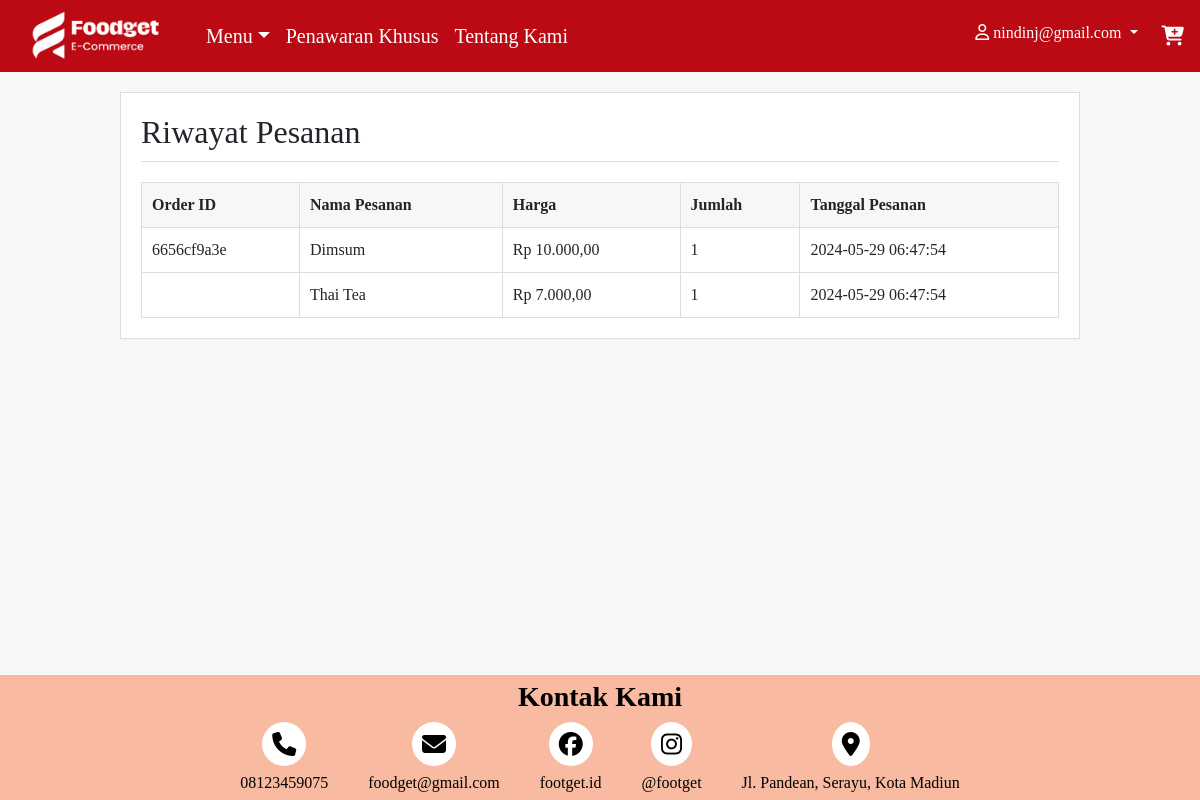
Page /riwayatPesanan.php (signed in) on the committed database.
### tables this page shows
CREATE TABLE `orders` (
  `id` int(11) NOT NULL,
  `user_id` int(11) DEFAULT NULL,
  `order_id` varchar(10) NOT NULL,
  `item_name` varchar(100) DEFAULT NULL,
  `item_price` decimal(10,2) DEFAULT NULL,
  `quantity` int(11) DEFAULT NULL,
  `order_date` timestamp NOT NULL DEFAULT current_timestamp()
);

### src/riwayatPesanan.php (the view, shortened to what this page needs)
<?php
include 'koneksiDB.php';
$user_id = $_SESSION['user_id'];
$sql = "SELECT order_id, item_name, item_price, quantity, order_date
        FROM orders
        WHERE user_id = '$user_id'
        ORDER BY order_id DESC, order_date DESC";
$result = $conn->query($sql);
function formatRupiah($number){
    return 'Rp ' . number_format($number, 2, ',', '.');
}
?>
<!DOCTYPE html>
<html lang="en">
<head>
    <link rel="stylesheet" href="../vendor/twbs/bootstrap/dist/css/bootstrap.min.css">
    <?php include '../assets-templates/header.php'; ?>
</head>
<body>
    <div class="container order-history">
        <h2>Riwayat Pesanan</h2>
        <table>
            <thead>
                <tr>
                    <th>Order ID</th>
                    <th>Nama Pesanan</th>
                    <th>Harga</th>
                    <th>Jumlah</th>
                    <th>Tanggal Pesanan</th>
                </tr>
            </thead>
            <tbody>
                <?php if ($result->num_rows > 0): ?>
                    <?php
                    $current_order_id = null;
                    while ($row = $result->fetch_assoc()):
                        if ($row['order_id'] !== $current_order_id):
                            $current_order_id = $row['order_id'];
                    ?>
                        <tr>
                            <td><?= $row['order_id']; ?></td>
                            <td><?= $row['item_name']; ?></td>
                            <td><?= formatRupiah($row['item_price']); ?></td>
                            <td><?= $row['quantity']; ?></td>
                            <td><?= $row['order_date']; ?></td>
                        </tr>
                    <?php else: ?>
                        <tr>
                            <td></td>
                            <td><?= $row['item_name']; ?></td>
                            <td><?= formatRupiah($row['item_price']); ?></td>
                            <td><?= $row['quantity']; ?></td>
                            <td><?= $row['order_date']; ?></td>
                        </tr>
                    <?php endif; ?>
                    <?php endwhile; ?>
                <?php else: ?>
                    <tr>
                        <td colspan="5">Tidak ada pesanan.</td>
                    </tr>
                <?php endif; ?>
            </tbody>
        </table>
    </div>
    <?php include '../assets-templates/footer.php'; ?>
</body>
</html>

### assets-templates/header.php (shortened to what this page needs)
<!DOCTYPE html>
<html lang="en">
<head>
  <link
    rel="stylesheet"
    href="../vendor/twbs/bootstrap/dist/css/bootstrap.min.css"
  />
</head>
<body>
  <nav class="navbar navbar-expand navbar-dark custom-bg">
    <a class="navbar-brand px-3" href="../src/index.php">
      <img src="../assets-templates/img/logo.png" alt="Logo" class="logo">
    </a>
    <div class="navbar-nav w-100">
      <ul class="navbar-nav mr-auto">
        <li class="nav-item">
          <div class="btn-group">
            <button type="button" class="nav-link btn dropdown-toggle dropdown-toggle-split font" data-bs-toggle="dropdown" aria-expanded="false">
              Menu
            </button>
          </div>
        </li>
        <li class="nav-item">
          <a class="nav-link font" href="../src/promo.php">Penawaran Khusus</a>
        </li>
        <li class="nav-item nav-font">
          <a class="nav-link font" href="../src/TentangKami.php">Tentang Kami</a>
        </li>
      </ul>
      <ul class="navbar-nav ms-auto">
        <?php if (isset($_SESSION['loggedin']) && $_SESSION['loggedin'] === true): ?>
          <li class="nav-item dropdown custom-dropdown">
            <a class="nav-link dropdown-toggle font cutom-font" href="#" id="navbarDropdown" role="button" data-bs-toggle="dropdown" aria-expanded="false">
              <i class="fa-regular fa-user"></i> <?= htmlspecialchars($_SESSION['email']) ?>
            </a>
          </li>
        <?php endif; ?>
        <li class="nav-item nav-font">
          <a class="nav-link font px-3" href="keranjang.php"><i class="fas fa-cart-plus"></i></a>
        </li>
      </ul>
    </div>
  </nav>
</body>
</html>

### assets-templates/footer.php (shortened to what this page needs)
<!DOCTYPE html>
<html lang="en">
<head>
</head>
<body>
    <footer>
        <h3 class="footer-heading">Kontak Kami</h3>
        <div class="footer-content">
            <div>
                <i class="fa-solid fa-phone"></i>
                <span>08123459075</span>
            </div>
            <div>
                <i class="fa-solid fa-envelope"></i>
                <span>foodget@gmail.com</span>
            </div>
            <div>
                <i class="fa-brands fa-facebook"></i>
                <span>footget.id</span>
            </div>
            <div>
                <i class="fa-brands fa-instagram"></i>
                <span>@footget</span>
            </div>
            <div>
                <i class="fa-solid fa-location-dot"></i>
                <span>Jl. Pandean, Serayu, Kota Madiun</span>
            </div>
    </footer>
</body>
</html>

### assets-templates/header.php (style rules this page uses)
.logo { width: 150px; }
.custom-bg { background-color: #bb0a13; height: 72px; }
.font { color: white; font-size: clamp(16px, 2vw, 20px); }
.custom-dropdown .dropdown-toggle { font-size: 16px; color: white; }

### src/riwayatPesanan.php (style rules this page uses)
body { font-family: Arial, sans-serif; background-color: #f7f7f7; margin: 0; padding: 0; }
.container { margin: 20px auto; padding: 20px; background-color: white; border: 1px solid #ddd; width: 80%; }
.order-history h2 { border-bottom: 1px solid #ddd; padding-bottom: 10px; margin-bottom: 20px; }
.order-history table { width: 100%; border-collapse: collapse; }
.order-history table, th, td { border: 1px solid #ddd; padding: 10px; }
.order-history th { background-color: #f7f7f7; text-align: left; }

### assets-templates/footer.php (style rules this page uses)
body { margin: 0; font-family: 'Times New Roman', Times, serif; display: flex; flex-direction: column; min-height: 100vh; }
footer { background-color: #f8baa1; color: #000; padding: 5px 5px; text-align: center; margin-top: auto; }
.footer-content { display: flex; flex-direction: column; align-items: center; }
.footer-content div { display: flex; flex-direction: column; align-items: center; margin: 10px; }
.footer-content i { background-color: white; border-radius: 50%; padding: 10px; font-size: 24px; margin-bottom: 5px; }
.footer-heading { font-weight: bold; }
@media (min-width: 768px) { .footer-content { flex-direction: row; justify-content: center; } }
@media (min-width: 768px) { .footer-content div { margin: 0 20px; } }

### rows in the picture
orders: order "6656cf9a3e", item_name "Dimsum", item_price "Rp 10.000,00", quantity "1", order_date "2024-05-29 06:47:54"
orders: item_name "Thai Tea", item_price "Rp 7.000,00", quantity "1", order_date "2024-05-29 06:47:54"

### other values in the picture
$_SESSION['email'] "nindinj@gmail.com"
